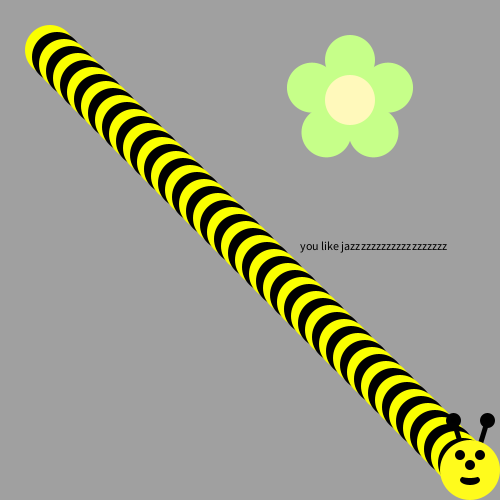
Frame 1 (no input)
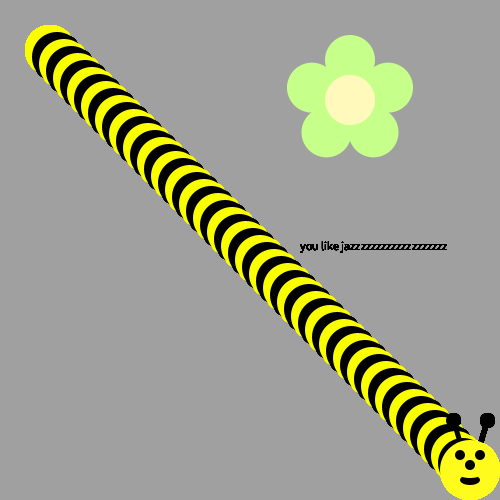
Frame 60 (the mouse pressed at the canvas centre just before this capture)
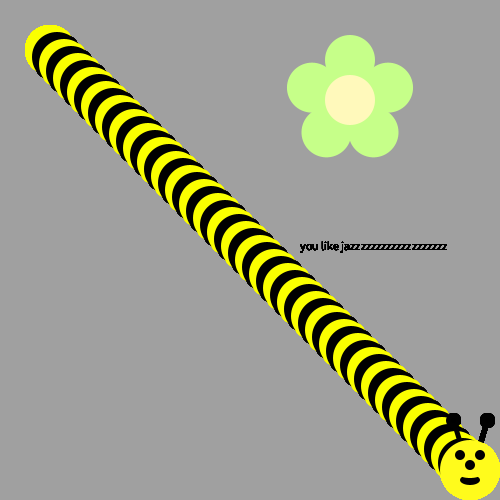
Frame 120 (the mouse held since frame 60 and released just before this capture)

The Processing sketch that drew these frames (run headless with seeded random() and noise(); from frame 60 on, the mouse is pressed at the canvas centre):

// Processing sketch: bumble_bee
// ── bumble_bee.pde

void setup() {
     ellipseMode(CENTER);
     size(500, 500);
     background(160, 160, 160);
     drawFlower(350, 100);
}

void draw() {
  
// First run the program and you should see a flower.  
  
  
/* Then, use a loop to make a body for the Bee! 
(see the image on the recipe, it's a diagonal line of circles)
Use modulo to make the colors alternate between yellow and black
*/
int a = 50;
int b = 0;
for (int f = 0; f < 60; f++) {
 if(b%2 == 0) {
  fill(#FAFF00);
 }
 else {
  fill(#000000); 
 }
 ellipse(a,a, 50,50);
 a=a+7;
 b=b+5;
}

text("you like jazzzzzzzzzzzzzzzzzzz", 300,250);
/*
Now put his head on using drawBeeFace(x,y)
*/
drawBeeFace(470,470);
}

/**************   Use these methods but  DON'T CHANGE THE CODE BELOW  **************/

void drawFlower(int x, int y) {
     noStroke();
     translate(x, y);
     // draw 5 petals, rotating after each one
     fill(#c6ff89);      // green
      for (int i = 0; i < 5; i++) {
           ellipse(0, -40, 50, 50);
          rotate(radians(72));
     }
     fill(#fff9bb); // light yellow
     ellipse(0, 0, 50, 50);
} 
void drawBeeFace(int BeeFaceX, int BeeFaceY) {
     noStroke();
     fill(0, 0, 0);
     stroke(1);
     strokeWeight(5);
     line(BeeFaceX-10, BeeFaceY-27, BeeFaceX-17, BeeFaceY-50);
     line(BeeFaceX+10, BeeFaceY-27, BeeFaceX+17, BeeFaceY-50);
     ellipse(BeeFaceX-17, BeeFaceY-50, 10, 10);
     ellipse(BeeFaceX+17, BeeFaceY-50, 10, 10);
     noStroke();
     fill(255, 251, 28);
     ellipse(BeeFaceX, BeeFaceY, 60, 60); // face
     fill(255, 237, 209);
     fill(0,0,0);
      ellipse(BeeFaceX-10, BeeFaceY-15, 10, 10); // eyes
     ellipse(BeeFaceX+10, BeeFaceY-15, 10, 10);
      ellipse(BeeFaceX, BeeFaceY-5, 10, 10); // nose
      ellipse(BeeFaceX, BeeFaceY+10, 20, 10);// mouth
     fill(255, 251, 28);
     ellipse(BeeFaceX, BeeFaceY+5, 20, 6);
}
